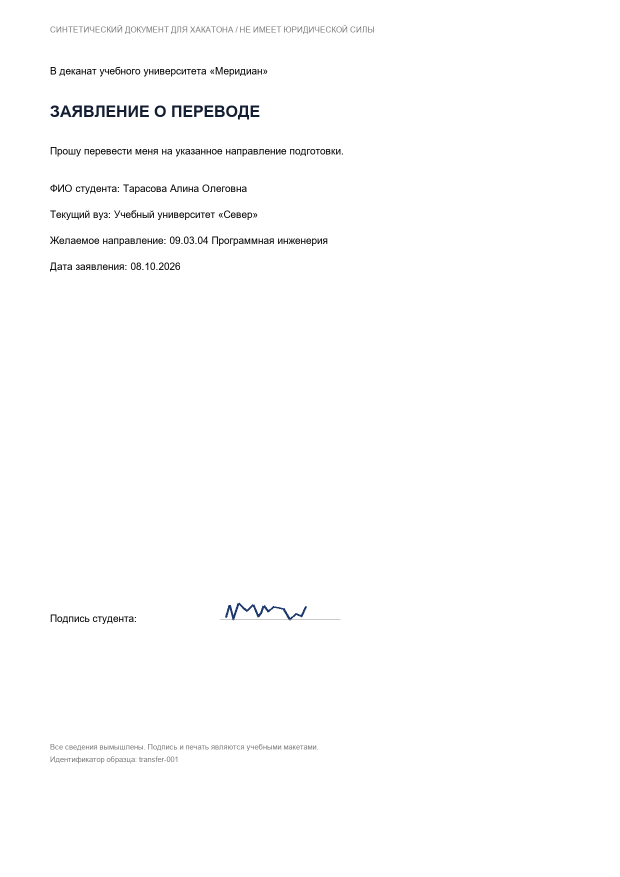
#> input picture data/demo/transfer/documents/transfer-001.png, 1240 x 1754 px (shown at 1/2 size)
$ python -i robustness_bench.py   (imports and definitions only)
#> lines starting #> are read from the running program, lines starting #| are printed output that depends on the picture
#!/usr/bin/env python
"""Бенчмарк устойчивости к «плохим снимкам» (бонус): аугментации открытого набора + метрики.

Для каждой аугментации считаются те же метрики, что и в evaluate.py, плюс точность
автоопределения типа и точность подписи/печати. Результат — Markdown-таблица.

  python scripts/robustness_bench.py --out bench_out --limit 30
"""
from __future__ import annotations

import argparse
import json
import sys
import time
from pathlib import Path

import cv2
import numpy as np

ROOT = Path(__file__).resolve().parents[1]
sys.path.insert(0, str(ROOT / "core"))
sys.path.insert(0, str(ROOT / "data"))

from dekanat_core import pipeline  # noqa: E402
import evaluate as ev  # noqa: E402

rng = np.random.default_rng(42)


# ---------------- аугментации ----------------
def rotate(img, angle):
    h, w = img.shape[:2]
    M = cv2.getRotationMatrix2D((w / 2, h / 2), angle, 1.0)
    cos, sin = abs(M[0, 0]), abs(M[0, 1])
    nw, nh = int(h * sin + w * cos), int(h * cos + w * sin)
    M[0, 2] += nw / 2 - w / 2
    M[1, 2] += nh / 2 - h / 2
    return cv2.warpAffine(img, M, (nw, nh), borderValue=(120, 110, 100))


def perspective(img, strength=0.08):
    h, w = img.shape[:2]
    d = int(min(h, w) * strength)
    src = np.float32([[0, 0], [w, 0], [w, h], [0, h]])
    dst = np.float32([[d, d // 2], [w - d // 2, d], [w - d, h - d // 3], [d // 3, h - d]])
    M = cv2.getPerspectiveTransform(src, dst)
    return cv2.warpPerspective(img, M, (w, h), borderValue=(90, 85, 80))


def shadow(img):
    h, w = img.shape[:2]
    grad = np.linspace(1.0, 0.45, w, dtype=np.float32)[None, :, None]
    diag = np.tile(np.linspace(0.9, 1.1, h, dtype=np.float32)[:, None, None], (1, w, 3))
    out = img.astype(np.float32) * grad * diag
    return np.clip(out, 0, 255).astype(np.uint8)


# [16 lines left out: functions glare, downscale, not called in this run]


def jpeg(img, q):
    ok, buf = cv2.imencode(".jpg", img[:, :, ::-1], [cv2.IMWRITE_JPEG_QUALITY, q])
    return cv2.imdecode(buf, cv2.IMREAD_COLOR)[:, :, ::-1]


def noise(img, sigma=12):
    n = rng.normal(0, sigma, img.shape).astype(np.float32)
    return np.clip(img.astype(np.float32) + n, 0, 255).astype(np.uint8)


def blur(img, k=3):
    return cv2.GaussianBlur(img, (k * 2 + 1, k * 2 + 1), 0)


def photo_combo(img):
    """Типичное фото телефоном: перспектива + тень + наклон 7° + лёгкий шум + jpeg."""
    return jpeg(noise(rotate(shadow(perspective(img, 0.05)), 7), 6), 70)


AUGS = {
    "original": lambda x: x,
    "rot90": lambda x: np.ascontiguousarray(np.rot90(x, 1)),
    "rot180": lambda x: np.ascontiguousarray(np.rot90(x, 2)),
    "rot270": lambda x: np.ascontiguousarray(np.rot90(x, 3)),
    "rot90_photo": lambda x: np.ascontiguousarray(np.rot90(photo_combo(x), 1)),
    "rotate_5": lambda x: rotate(x, 5),
    "rotate_15": lambda x: rotate(x, -15),
    "rotate_30": lambda x: rotate(x, 30),
    "perspective": lambda x: perspective(x, 0.08),
    "shadow": shadow,
    "glare": glare,
    "downscale_0.5": lambda x: downscale(x, 0.5),
    "downscale_0.35": lambda x: downscale(x, 0.35),
    "jpeg_q30": lambda x: jpeg(x, 30),
    "noise": lambda x: noise(x, 15),
    "blur": lambda x: blur(x, 2),
    "photo_combo": photo_combo,
}


# [63 lines left out: functions run_one, main, not called in this run]


# [2 lines not run here, left out]

>>> import cv2
>>> picture = cv2.imread('../data/demo/transfer/documents/transfer-001.png')
#> picture is the input picture: shape (1754, 1240, 3); mean B, G, R 252.8, 252.7, 252.6
>>> result = photo_combo(picture)
#> in perspective, `return cv2.warpPerspective(img, M, (w, h), borderValue=(90, 85, 80))`:
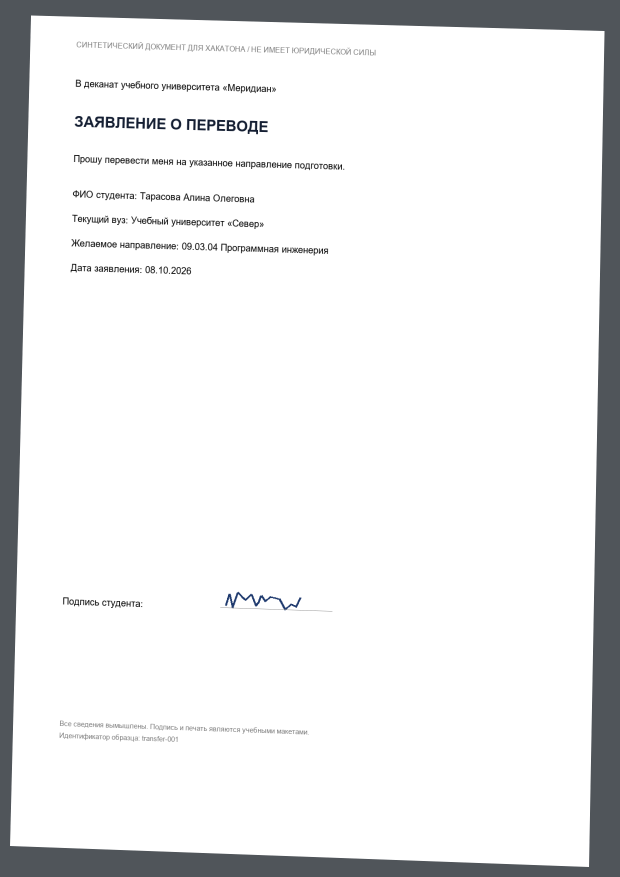
#> returned value: shape (1754, 1240, 3) (shown at 1/2 size); mean of channels 0, 1, 2 233.8, 233.2, 232.6; drawn as B, G, R
#> in shadow, `h, w = img.shape[:2]`: h = 1754; w = 1240
#> in shadow, `diag = np.tile(np.linspace(0.9, 1.1, h, dtype=np.float32)[:, None, Non..`:
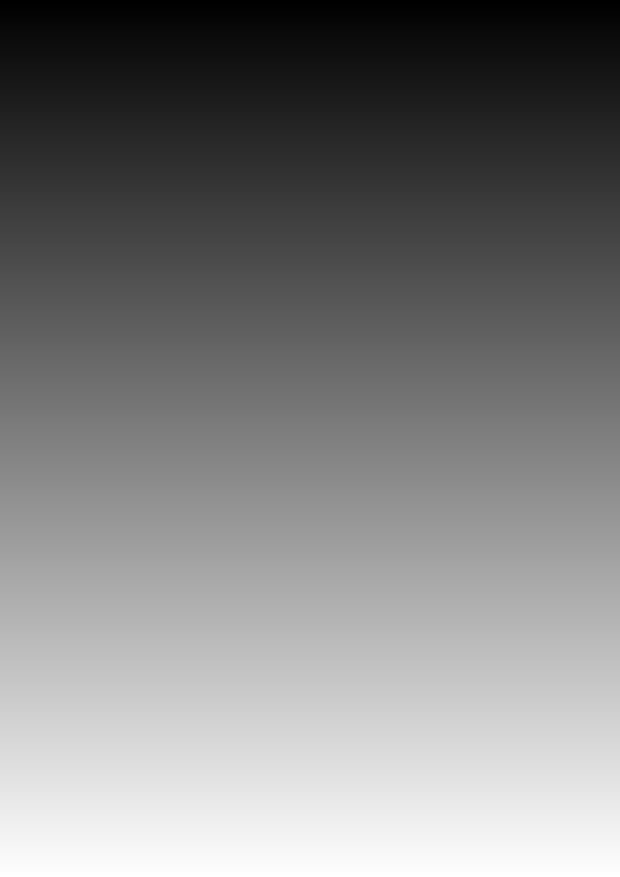
#> diag: shape (1754, 1240, 3) float32 (shown at 1/2 size); min 0.9, max 1.1, mean 1; drawn with min black and max white
#> in shadow, `out = img.astype(np.float32) * grad * diag`:
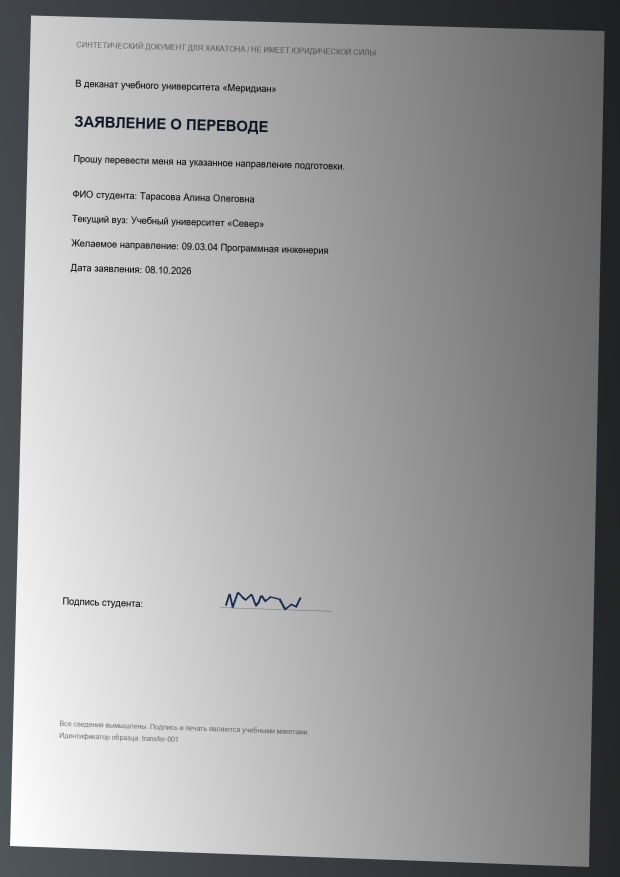
#> out: shape (1754, 1240, 3) float32 (shown at 1/2 size); mean of channels 0, 1, 2 169.5, 168.9, 168.4; drawn with min black and max white
#> in rotate, `h, w = img.shape[:2]`: h = 1754; w = 1240
#> in rotate, `M = cv2.getRotationMatrix2D((w / 2, h / 2), angle, 1.0)`: M = [[0.993, 0.122, -102.3], [-0.122, 0.993, 82.1]]
#> in rotate, `cos, sin = abs(M[0, 0]), abs(M[0, 1])`: cos = 0.993; sin = 0.122
#> in rotate, `nw, nh = int(h * sin + w * cos), int(h * cos + w * sin)`: nw = 1444; nh = 1892
#> in rotate, `return cv2.warpAffine(img, M, (nw, nh), borderValue=(120, 110, 100))`:
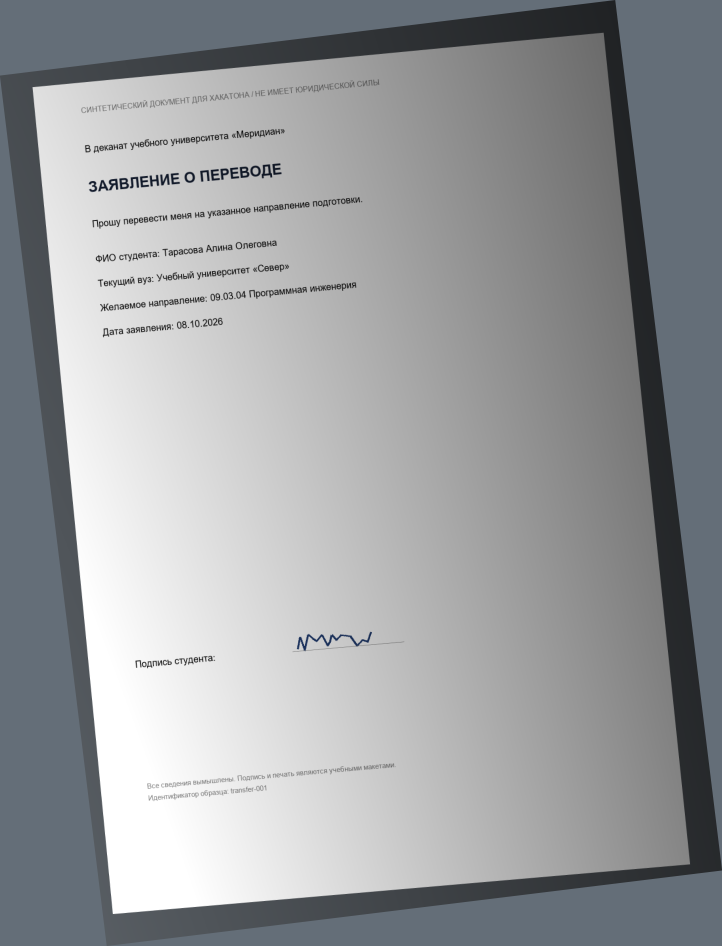
#> returned value: shape (1892, 1444, 3) (shown at 1/2 size); mean of channels 0, 1, 2 158.9, 156.5, 154.1; drawn as B, G, R
#> in noise, `n = rng.normal(0, sigma, img.shape).astype(np.float32)`:
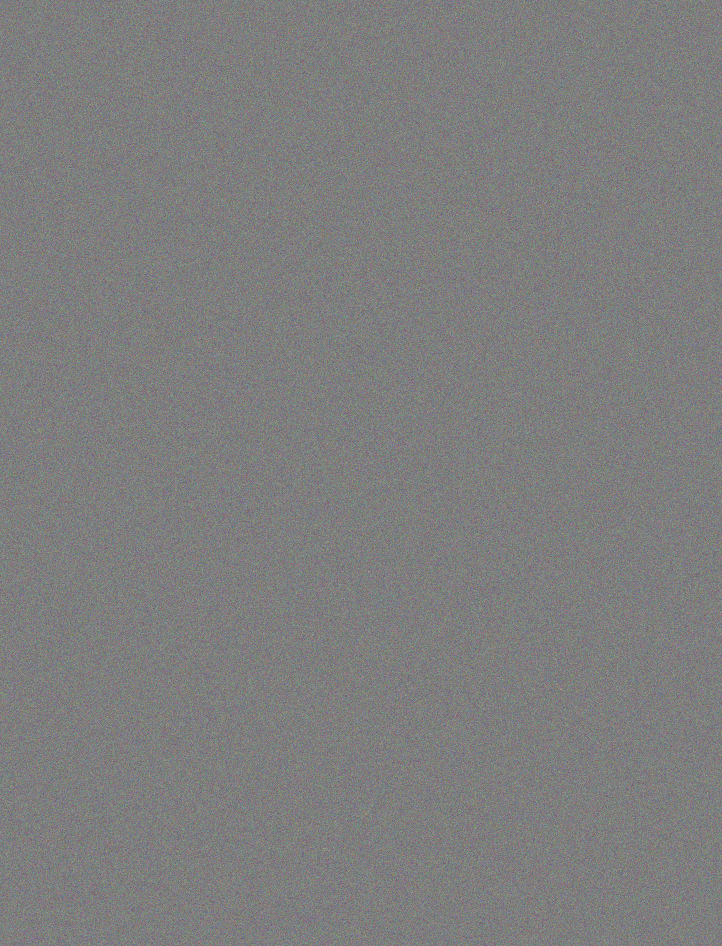
#> n: shape (1892, 1444, 3) float32 (shown at 1/2 size); mean of channels 0, 1, 2 0, 0, 0; drawn with min black and max white

$ run again, on data/documents/open-002.png
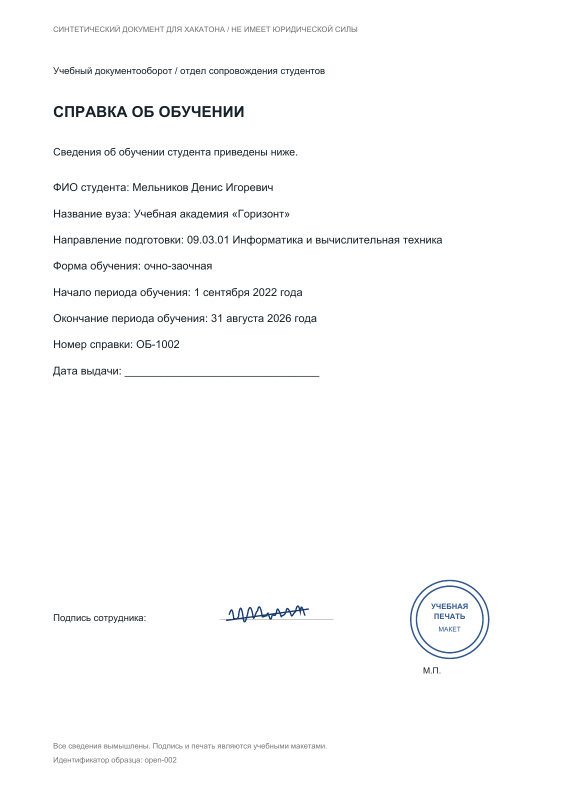
#> input picture data/documents/open-002.png, 1132 x 1600 px (shown at 1/2 size)
#> picture is the input picture: shape (1600, 1132, 3); mean B, G, R 251.4, 251.1, 250.9
#> in shadow, `h, w = img.shape[:2]`: h = 1600; w = 1132
#> in shadow, `out = img.astype(np.float32) * grad * diag`:
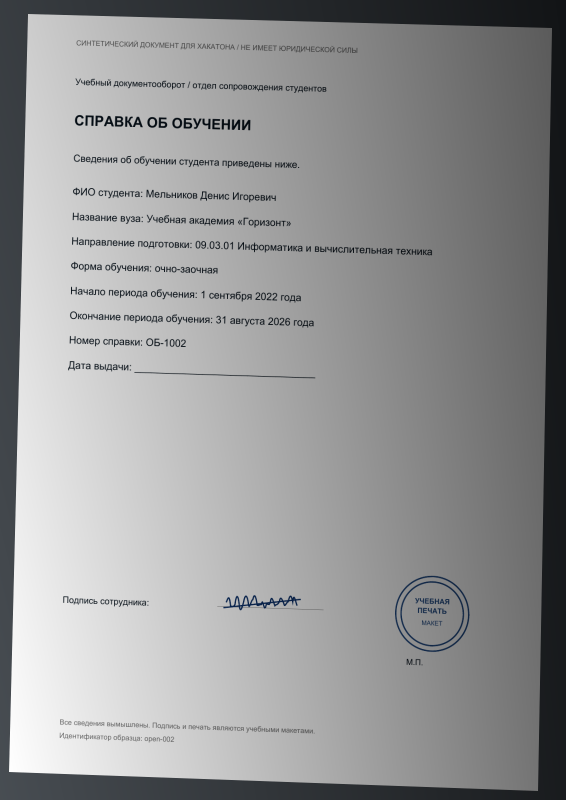
#> out: shape (1600, 1132, 3) float32 (shown at 1/2 size); mean of channels 0, 1, 2 168.9, 168.2, 167.5; drawn with min black and max white
#> in rotate, `h, w = img.shape[:2]`: h = 1600; w = 1132
#> in rotate, `M = cv2.getRotationMatrix2D((w / 2, h / 2), angle, 1.0)`: M = [[0.993, 0.122, -93.28], [-0.122, 0.993, 74.94]]
#> cos = 0.993; sin = 0.122
#> nw = 1318; nh = 1726
#> in rotate, `return cv2.warpAffine(img, M, (nw, nh), borderValue=(120, 110, 100))`:
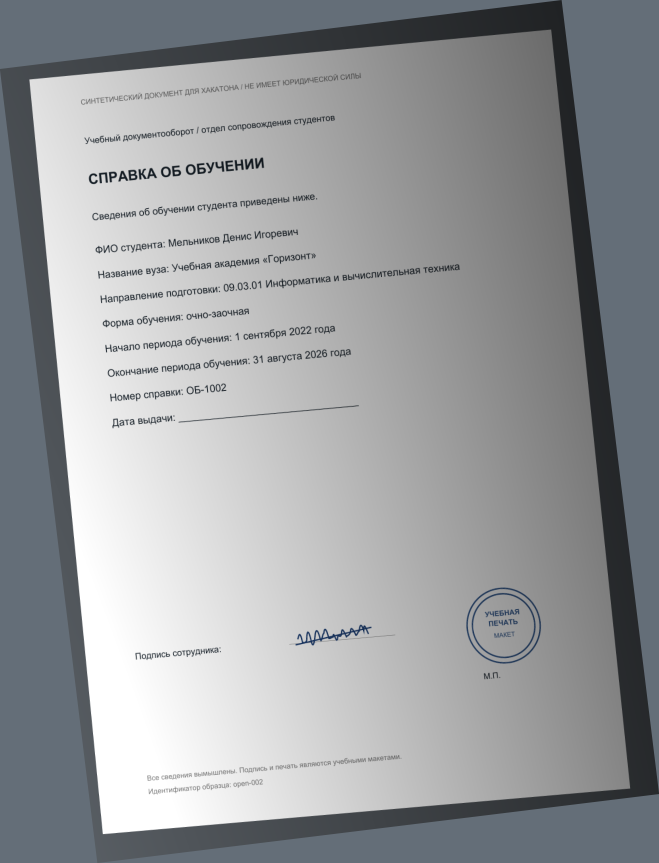
#> returned value: shape (1726, 1318, 3) (shown at 1/2 size); mean of channels 0, 1, 2 158.3, 155.8, 153.3; drawn as B, G, R
